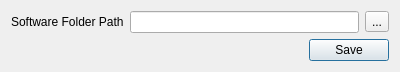
<?xml version="1.0" encoding="UTF-8"?>
<ui version="4.0">
 <class>Dialog</class>
 <widget class="QDialog" name="Dialog">
  <property name="geometry">
   <rect>
    <x>0</x>
    <y>0</y>
    <width>400</width>
    <height>58</height>
   </rect>
  </property>
  <property name="windowTitle">
   <string>Set Path</string>
  </property>
  <layout class="QVBoxLayout" name="verticalLayout">
   <item>
    <layout class="QHBoxLayout" name="horizontalLayout">
     <item>
      <widget class="QLabel" name="software_folder_path_label">
       <property name="sizePolicy">
        <sizepolicy hsizetype="Fixed" vsizetype="Preferred">
         <horstretch>0</horstretch>
         <verstretch>0</verstretch>
        </sizepolicy>
       </property>
       <property name="maximumSize">
        <size>
         <width>200</width>
         <height>16777215</height>
        </size>
       </property>
       <property name="text">
        <string>Software Folder Path</string>
       </property>
      </widget>
     </item>
     <item>
      <widget class="QLineEdit" name="path_line_edit">
       <property name="readOnly">
        <bool>true</bool>
       </property>
      </widget>
     </item>
     <item>
      <widget class="QToolButton" name="folder_button">
       <property name="text">
        <string>...</string>
       </property>
      </widget>
     </item>
    </layout>
   </item>
   <item>
    <widget class="QDialogButtonBox" name="buttonBox">
     <property name="orientation">
      <enum>Qt::Horizontal</enum>
     </property>
     <property name="standardButtons">
      <set>QDialogButtonBox::Save</set>
     </property>
    </widget>
   </item>
   <item>
    <spacer name="verticalSpacer">
     <property name="orientation">
      <enum>Qt::Vertical</enum>
     </property>
     <property name="sizeHint" stdset="0">
      <size>
       <width>20</width>
       <height>0</height>
      </size>
     </property>
    </spacer>
   </item>
  </layout>
 </widget>
 <resources/>
 <connections>
  <connection>
   <sender>buttonBox</sender>
   <signal>accepted()</signal>
   <receiver>Dialog</receiver>
   <slot>accept()</slot>
   <hints>
    <hint type="sourcelabel">
     <x>248</x>
     <y>254</y>
    </hint>
    <hint type="destinationlabel">
     <x>157</x>
     <y>274</y>
    </hint>
   </hints>
  </connection>
  <connection>
   <sender>buttonBox</sender>
   <signal>rejected()</signal>
   <receiver>Dialog</receiver>
   <slot>reject()</slot>
   <hints>
    <hint type="sourcelabel">
     <x>316</x>
     <y>260</y>
    </hint>
    <hint type="destinationlabel">
     <x>286</x>
     <y>274</y>
    </hint>
   </hints>
  </connection>
 </connections>
</ui>
